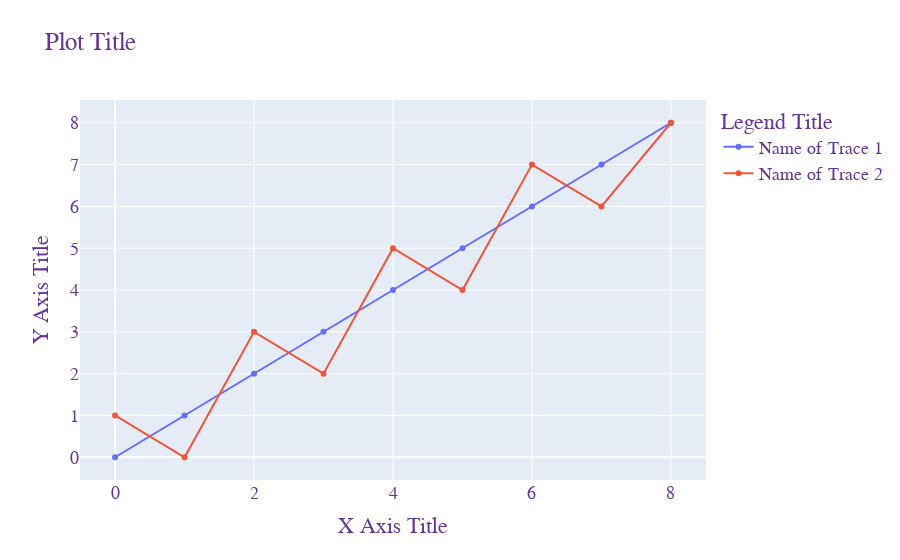

The code cell stored with this chart in its notebook:
### Code cell
# without df
fig = go.Figure()

fig.add_trace(go.Scatter(
    x=[0, 1, 2, 3, 4, 5, 6, 7, 8],
    y=[0, 1, 2, 3, 4, 5, 6, 7, 8],
    name="Name of Trace 1"       # this sets its legend entry
))

fig.add_trace(go.Scatter(
    x=[0, 1, 2, 3, 4, 5, 6, 7, 8],
    y=[1, 0, 3, 2, 5, 4, 7, 6, 8],
    name="Name of Trace 2"
))

fig.update_layout(
    title="Plot Title",
    xaxis_title="X Axis Title",
    yaxis_title="Y Axis Title",
    legend_title="Legend Title",
    font=dict(
        family="Courier New, monospace",
        size=18,
        color="RebeccaPurple"
    )
)

fig.show()

### Figure 1 — Plotly figure (JSON) as saved in the notebook; plotly's stock layout.template omitted (floating-point values rounded to 4 significant figures)
{"data": [{"name": "Name of Trace 1", "type": "scatter", "x": [0, 1, 2, 3, 4, 5, 6, 7, 8], "y": [0, 1, 2, 3, 4, 5, 6, 7, 8]}, {"name": "Name of Trace 2", "type": "scatter", "x": [0, 1, 2, 3, 4, 5, 6, 7, 8], "y": [1, 0, 3, 2, 5, 4, 7, 6, 8]}], "layout": {"font": {"color": "RebeccaPurple", "family": "Courier New, monospace", "size": 18}, "legend": {"title": {"text": "Legend Title"}}, "title": {"text": "Plot Title"}, "xaxis": {"title": {"text": "X Axis Title"}}, "yaxis": {"title": {"text": "Y Axis Title"}}}}
